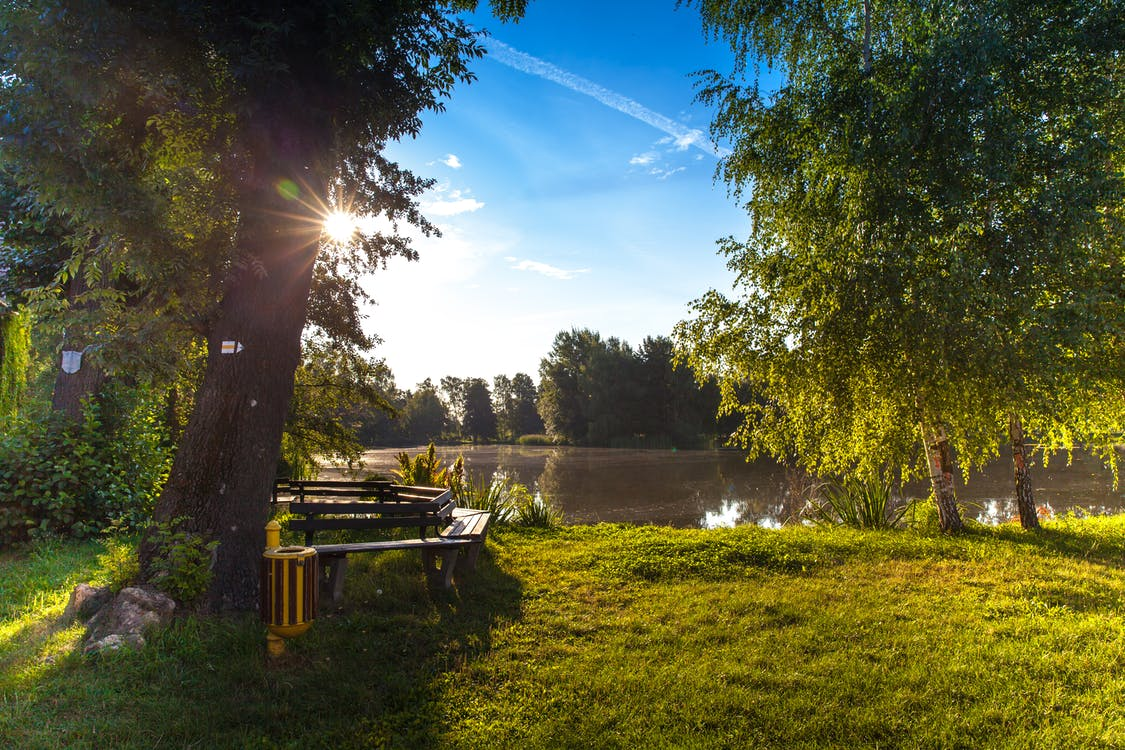
#> input picture face_recog/Images/park.jpeg, 1125 x 750 px, found by its file name
$ python histogram.py
#> lines starting #> are read from the running program, lines starting #| are printed output that depends on the picture; after the words box and inside, x2 and y2 are one past the last pixel; in counts of white or black regions, pixels touching at a corner belong together
# used to get the intensity of the pixels

import cv2 as cv
import matplotlib.pyplot as plt
import numpy as np

img = cv.imread('Images\park.jpeg')
#> img is the input picture: shape (750, 1125, 3); mean B, G, R 64.5, 92.7, 88.2
cv.imshow('park' , img)

blank= np.zeros(img.shape[:2] , dtype='uint8')

# gray = cv.cvtColor(img, cv.COLOR_BGR2GRAY)
# cv.imshow('gray' , gray)

mask= cv.circle(blank, (img.shape[1]//2 , img.shape[0]//2) , 100 , 255 , -1)
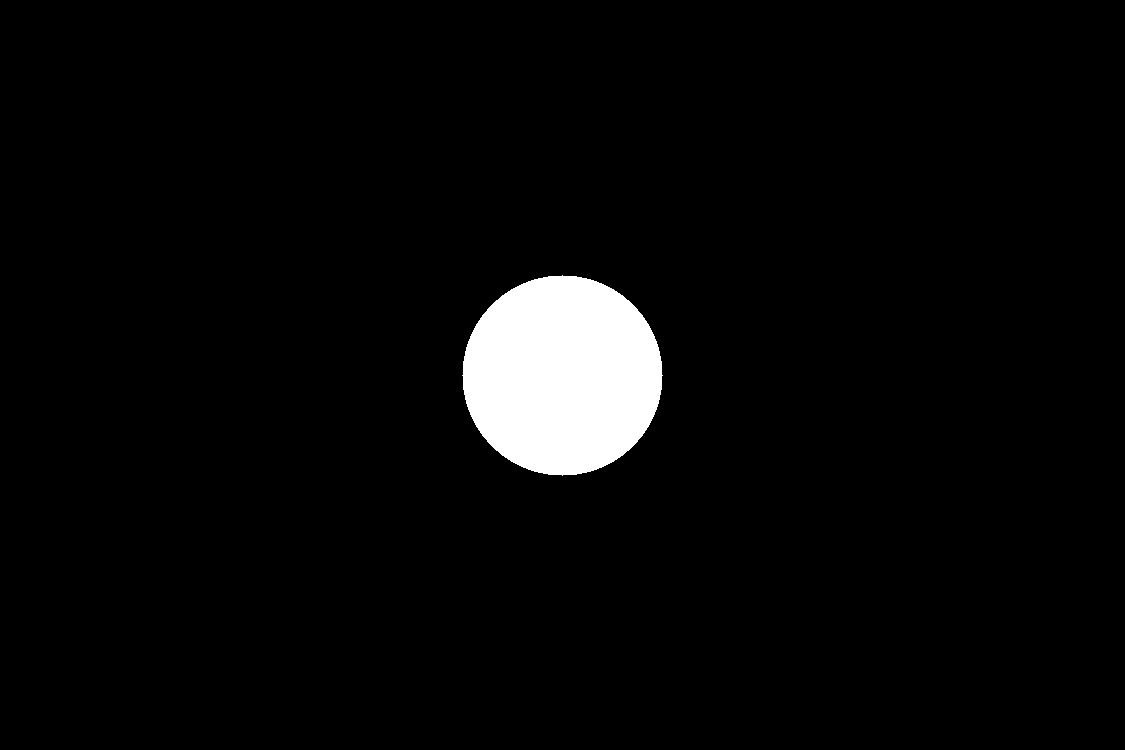
#> blank: shape (750, 1125); 3.7% white; 1 white region, box (x1, y1, x2, y2) and area: (462, 275, 663, 476) 31417

masked = cv.bitwise_and(img,img, mask=mask)
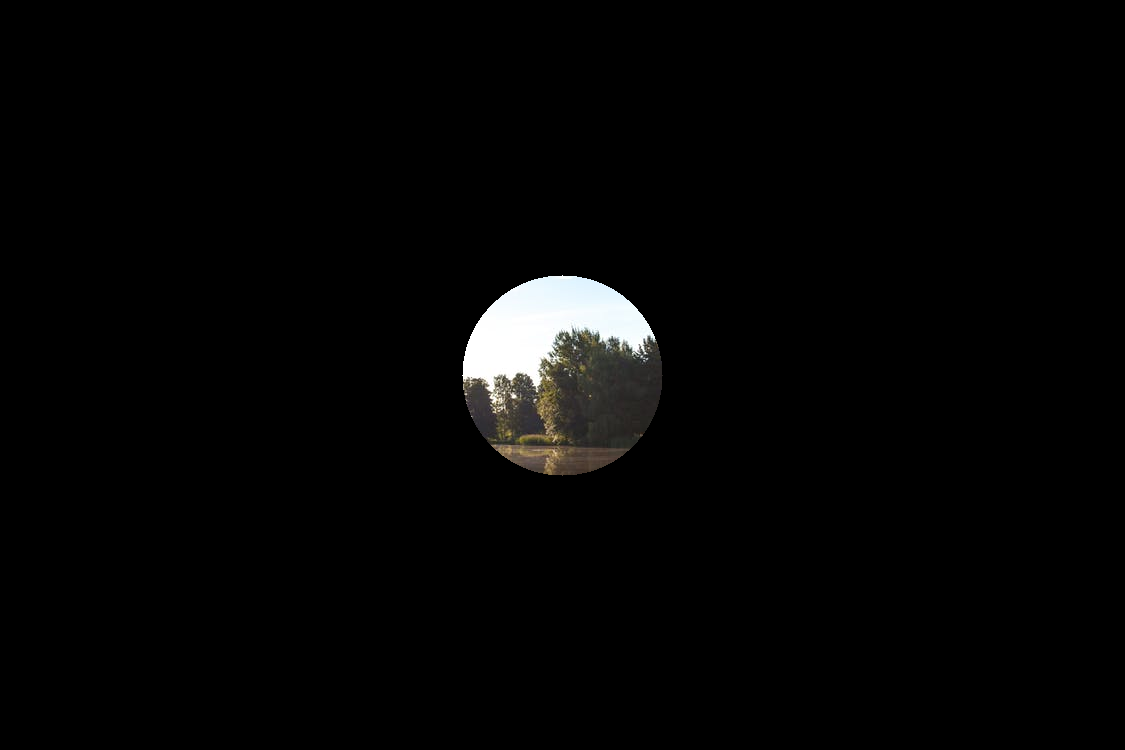
#> masked: shape (750, 1125, 3); mean B, G, R 4.9, 5.1, 5.2
cv.imshow('Mask' , masked)
# [13 lines of commented-out code are left out]


plt.figure()
plt.title('Color Histogram')
plt.xlabel('Bins')
plt.ylabel('No of pixels')

colors = ('b' , 'g' , 'r')
for i , col in enumerate(colors):
    hist = cv.calcHist([img] , [i] , None , [256] , [0,256])
    plt.plot(hist , color = col)
    plt.xlim = ([0,256])

plt.show()
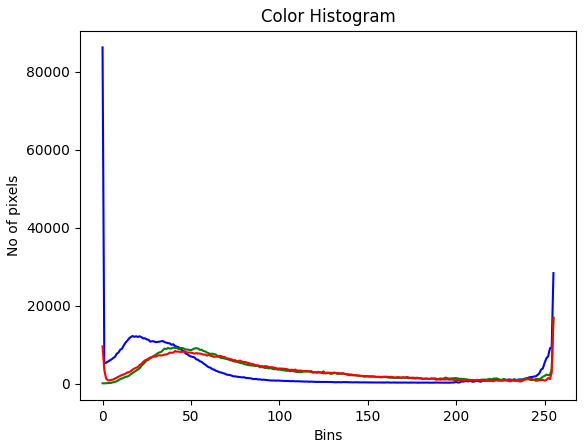
#> figure drawn by matplotlib, 1 panel; curve peaks at x = 0, y = 86295; curve peaks at x = 255, y = 16978; curve peaks at x = 255, y = 16798

cv.waitKey(0)

$ run again, with face_recog/Images/CATS4.jpg copied over face_recog/Images/park.jpeg
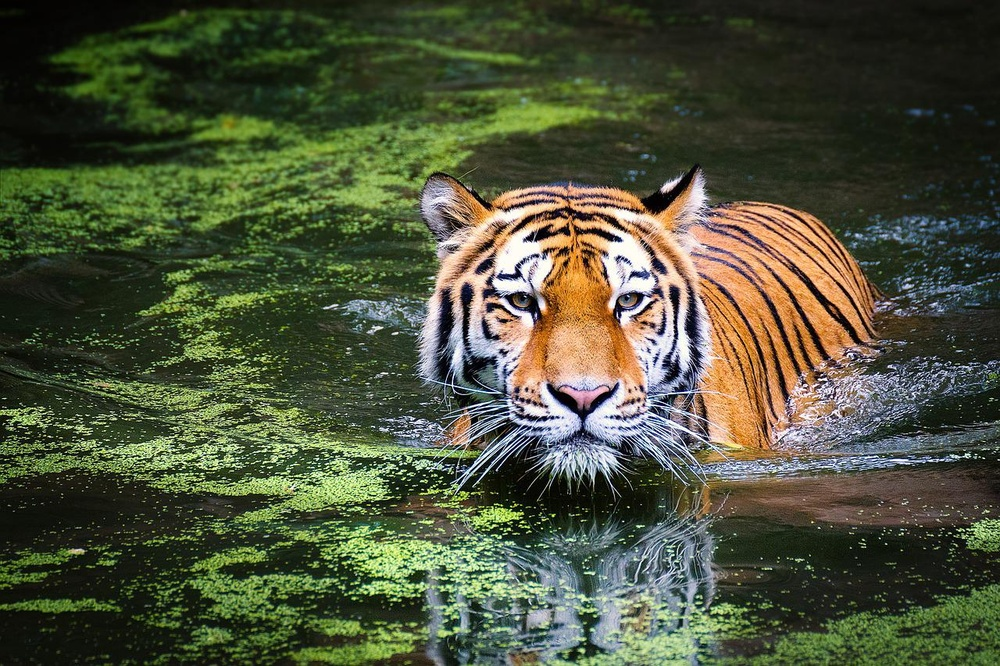
#> input picture face_recog/Images/CATS4.jpg, 1000 x 666 px, shrunk from 1280 x 853 before the run, found by its file name
#> img is the input picture: shape (666, 1000, 3); mean B, G, R 58.3, 82.6, 76.9
#> `mask= cv.circle(blank, (img.shape[1]//2 , img.shape[0]//2) , 100 , 255..`:
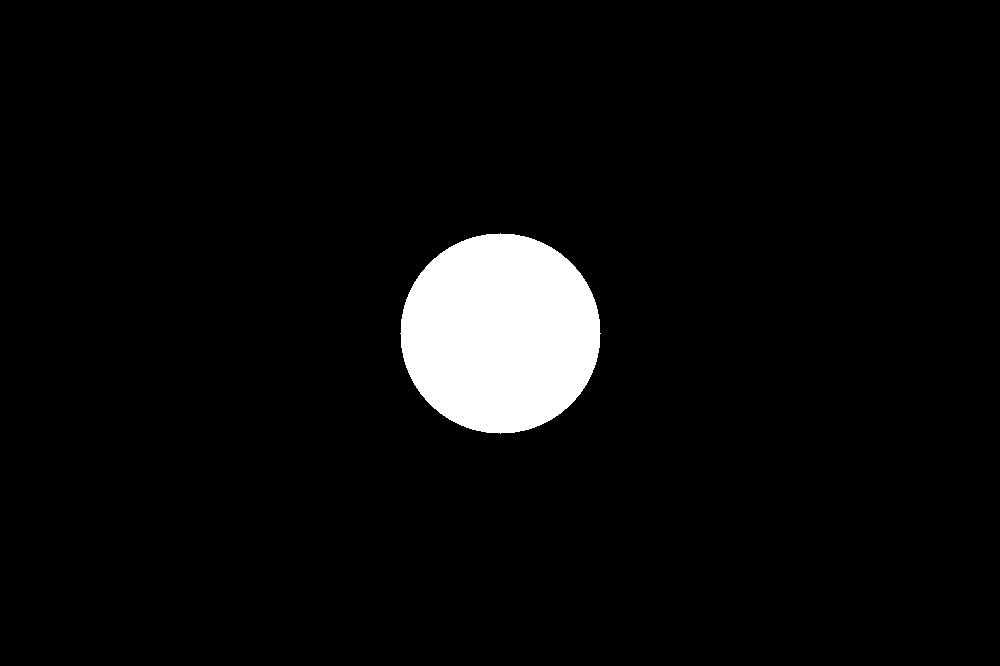
#> blank: shape (666, 1000); 4.7% white; 1 white region, box (x1, y1, x2, y2) and area: (400, 233, 601, 434) 31417
#> `plt.show()`:
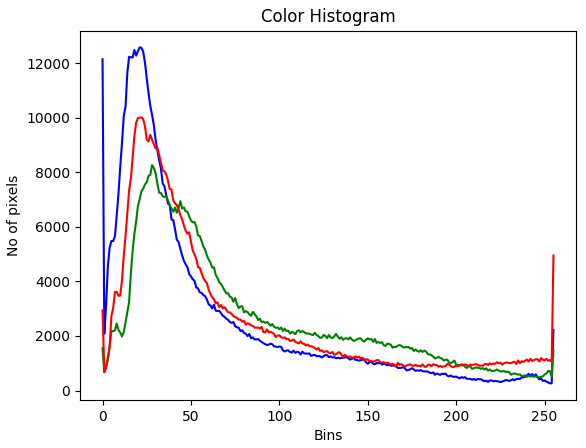
#> figure drawn by matplotlib, 1 panel; curve peaks at x = 21, y = 12572; curve peaks at x = 28, y = 8259; curve peaks at x = 22, y = 10007
